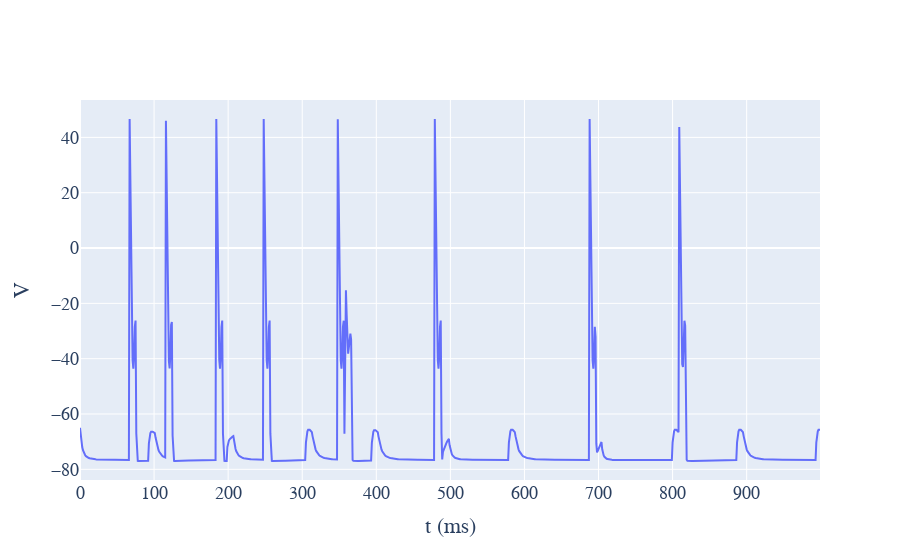

This figure's notebook cell:
### Code cell
model.plot_V(0, 1000)

### Figure 1 — Plotly figure (JSON) as saved in the notebook; plotly's stock layout.template omitted (floating-point values rounded to 4 significant figures; data arrays with more than 128 entries replaced by an {"elided": "..."} marker saying what was removed)
{"data": [{"type": "scatter", "x": {"elided": "1000 int values"}, "y": {"elided": "1000 float values"}}], "layout": {"font": {"family": "Courier New, monospace", "size": 18}, "xaxis": {"title": {"text": "t (ms)"}}, "yaxis": {"title": {"text": "V"}}}}
